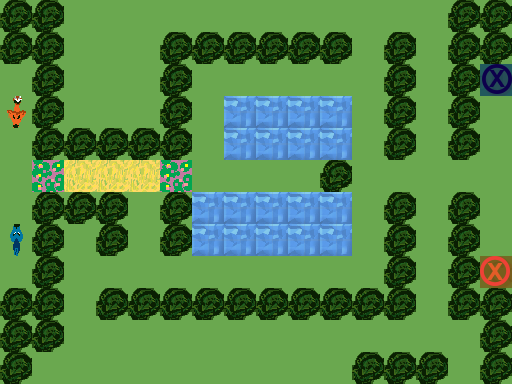

Tiled map render using the project's own tile images. Description and the whole map definition, tile-layer contents included, below:
An orthogonal 16x12 tile map with 32x32 px tiles, 3 tile layers (Ground, Obstacles, Objects), 1 hidden layer not drawn.

<map version="1.0" orientation="orthogonal" renderorder="right-down" width="16" height="12" tilewidth="32" tileheight="32" nextobjectid="1">
 <tileset firstgid="1" name="TilesetPlaceholder" tilewidth="32" tileheight="32" tilecount="240" columns="10">
  <image source="../../Tileset.png" width="320" height="768" />
 </tileset>
 <layer name="Ground" width="16" height="12">
  <data encoding="csv">
1,1,1,1,1,1,1,1,1,1,1,1,1,1,1,1,
1,1,1,1,1,1,1,1,1,1,1,1,1,1,1,1,
1,1,1,1,1,1,1,1,1,1,1,1,1,1,1,1,
1,1,1,1,1,1,1,5,5,5,5,1,1,1,1,1,
1,1,1,1,1,1,1,5,5,5,5,1,1,1,1,1,
1,3,2,2,2,3,1,1,1,1,1,1,1,1,1,1,
1,1,1,1,1,1,5,5,5,5,5,1,1,1,1,1,
1,1,1,1,1,1,5,5,5,5,5,1,1,1,1,1,
1,1,1,1,1,1,1,1,1,1,1,1,1,1,1,1,
1,1,1,1,1,1,1,1,1,1,1,1,1,1,1,1,
1,1,1,1,1,1,1,1,1,1,1,1,1,1,1,1,
1,1,1,1,1,1,1,1,1,1,1,1,1,1,1,1
</data>
 </layer>
 <layer name="Obstacles" width="16" height="12">
  <data encoding="csv">
42,42,0,0,0,0,0,0,0,0,0,0,0,0,42,42,
42,42,0,0,0,42,42,42,42,42,42,0,42,0,42,42,
0,42,0,0,0,42,0,0,0,0,0,0,42,0,42,0,
0,42,0,0,0,42,0,0,0,0,0,0,42,0,42,0,
0,42,42,42,42,42,0,0,0,0,0,0,42,0,42,0,
0,0,0,0,0,0,0,0,0,0,42,0,0,0,0,0,
0,42,42,42,0,42,0,0,0,0,0,0,42,0,42,0,
0,42,0,42,0,42,0,0,0,0,0,0,42,0,42,0,
0,42,0,0,0,0,0,0,0,0,0,0,42,0,42,0,
42,42,0,42,42,42,42,42,42,42,42,42,42,0,42,42,
42,42,0,0,0,0,0,0,0,0,0,0,0,0,0,42,
42,0,0,0,0,0,0,0,0,0,0,42,42,42,0,42
</data>
 </layer>
 <layer name="Objects" width="16" height="12">
  <data encoding="csv">
0,0,0,0,0,0,0,0,0,0,0,0,0,0,0,0,
0,0,0,0,0,0,0,0,0,0,0,0,0,0,0,0,
0,0,0,0,0,0,0,0,0,0,0,0,0,0,0,182,
3221225663,0,0,0,0,0,0,0,0,0,0,0,0,0,0,0,
0,0,0,0,0,0,0,0,0,0,0,0,0,0,0,0,
0,0,0,0,0,0,0,0,0,0,0,0,0,0,0,0,
0,0,0,0,0,0,0,0,0,0,0,0,0,0,0,0,
192,0,0,0,0,0,0,0,0,0,0,0,0,0,0,0,
0,0,0,0,0,0,0,0,0,0,0,0,0,0,0,181,
0,0,0,0,0,0,0,0,0,0,0,0,0,0,0,0,
0,0,0,0,0,0,0,0,0,0,0,0,0,0,0,0,
0,0,0,0,0,0,0,0,0,0,0,0,0,0,0,0
</data>
 </layer>
 <layer name="Solution" width="16" height="12" visible="0">
  <data encoding="csv">
0,0,0,0,0,0,0,0,0,0,0,222,222,222,0,0,
0,0,0,0,0,0,0,0,0,0,0,222,0,222,0,0,
0,0,0,0,0,0,221,222,222,222,222,222,0,222,0,232,
0,0,0,0,0,0,221,0,0,0,0,0,0,222,0,232,
0,0,0,0,0,0,221,0,0,0,0,0,0,222,0,232,
0,0,0,0,231,0,221,0,0,0,0,0,0,224,0,224,
0,0,0,0,231,0,0,0,0,0,0,0,0,232,0,222,
0,0,0,0,231,0,0,0,0,0,0,0,0,232,0,222,
0,0,232,232,231,0,0,0,0,0,0,0,0,232,0,222,
0,0,232,0,0,0,0,0,0,0,0,0,0,232,0,0,
0,0,232,232,232,232,232,232,232,232,232,232,232,232,0,0,
0,0,0,0,0,0,0,0,0,0,0,0,0,0,0,0
</data>
 </layer>
</map>
